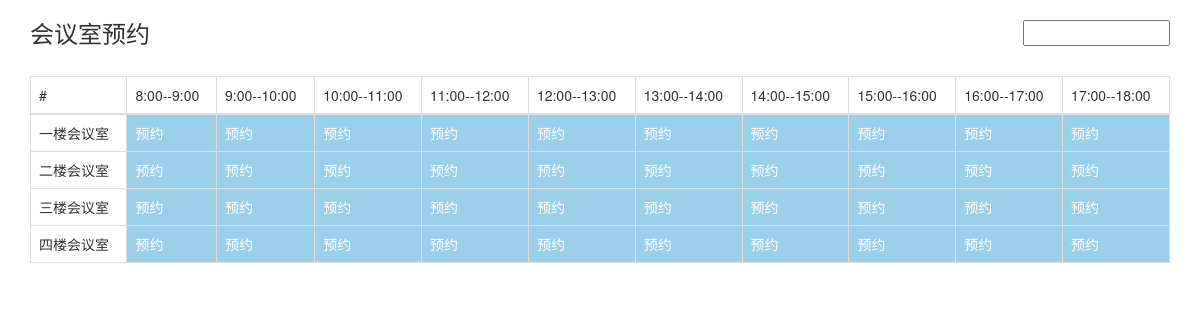
The app's page /app01/show/ with its own data.
### app01/models.py (models this page shows, shortened)
class TimeSlot(models.Model):
    time_area = models.CharField(max_length=32,verbose_name="时间段")
    col = models.IntegerField(verbose_name="该时间段在表格中是第几列", default=1)

class MeetingRoom(models.Model):
    name = models.CharField(max_length=32,verbose_name="会议室名称")
    num = models.IntegerField(verbose_name="容纳人数")
    des = models.CharField(max_length=64,verbose_name="会议室介绍",null=True,blank=True)
    row = models.IntegerField(verbose_name="该会议室在表格中是第几行",default=1)

### app01/views.py (the view)
def show_meeting_room(request):
    if request.method == "GET":
        time_str = request.GET.get("t")
        if not time_str:
            time_str = time.strftime('%Y-%m-%d', time.localtime())
        else:
            date_list = time_str.split("-")
            time_str = "-".join(reversed(date_list))
        time_list = TimeSlot.objects.all()
        room_list = MeetingRoom.objects.all()
        data_dict = get_room_time_data(time_list,room_list,time_str)
        return render(request, "show_room.html", locals())

### app01/views.py (called while the page is built)
def get_room_time_data(time_list, room_list, time_str):
    record_list = OrderRecord.objects.filter(order_time=time_str)
    data_dict = {}
    for item in room_list:
        data_dict[item.pk] = [
            {"name": item.name, "isroom": True},
        ]
    for key, value in data_dict.items():
        for time_obj in time_list:
            dic = {"time_pk": time_obj.pk, "room_pk": key,
                   "order": None, "isbook": False}
            for item in record_list:
                if item.meet_room.pk == key and item.time_slot.pk == time_obj.pk :
                    dic = {
                        "username": item.account.username, "room_name": item.meet_room.name,
                        "time_area": item.time_slot.time_area, "isbook": True
                    }
            value.append(dic)
    return data_dict

### templates/show_room.html (shortened to what this page needs)
<!DOCTYPE html>
<html lang="zh-CN">
<head>
    <link rel="stylesheet" href="/static/bootstrap-3.3.7/css/bootstrap.min.css">
    <link rel="stylesheet" href="/static/bdm/css/bootstrap-datetimepicker.min.css">
</head>
<body>
<div class="container">
    <h3 style="float: left;">会议室预约</h3>
    <div class="input-append date" id="datetimepicker" data-date="" data-date-format="dd-mm-yyyy">
        <input class="span2" size="16" type="text" value="">
    </div>
</div>
<div style="margin-top: 20px" class="container">
    <table class="table table-bordered">
        <thead>
        <tr>
            <td>#</td>
            {% for time in time_list %}
                <td>{{ time.time_area }}</td>
            {% endfor %}
        </tr>
        </thead>
        <tbody>
        {% for key,value in data_dict.items %}
            <tr>
                {% for data in value %}
                    {% if data.isroom %}
                        <td>{{ data.name }}</td>
                    {% else %}
                        {% if data.isbook %}
                            <td class="active">
                                <p>{{ data.username }}</p>
                                <p>{{ data.room_name }}</p>
                                <p>{{ data.time_area }}</p>
                            </td>
                        {% else %}
                            <td rpk="{{ data.room_pk }}" tpk="{{ data.time_pk }}" class="book"
                                style="background-color: #9acfea;color: white;" role="button">预约
                            </td>
                        {% endif %}
                    {% endif %}
                {% endfor %}
            </tr>
        {% endfor %}
        </tbody>
    </table>
</div>
</body>
</html>

### templates/show_room.html (style rules this page uses)
#datetimepicker { float: right; margin-top: 20px }

### records on screen
TimeSlot: time_area "8:00--9:00"
TimeSlot: time_area "9:00--10:00"
TimeSlot: time_area "10:00--11:00"
TimeSlot: time_area "11:00--12:00"
TimeSlot: time_area "12:00--13:00"
TimeSlot: time_area "13:00--14:00"
TimeSlot: time_area "14:00--15:00"
TimeSlot: time_area "15:00--16:00"
TimeSlot: time_area "16:00--17:00"
TimeSlot: time_area "17:00--18:00"
MeetingRoom: name "一楼会议室"
MeetingRoom: name "二楼会议室"
MeetingRoom: name "三楼会议室"
MeetingRoom: name "四楼会议室"
